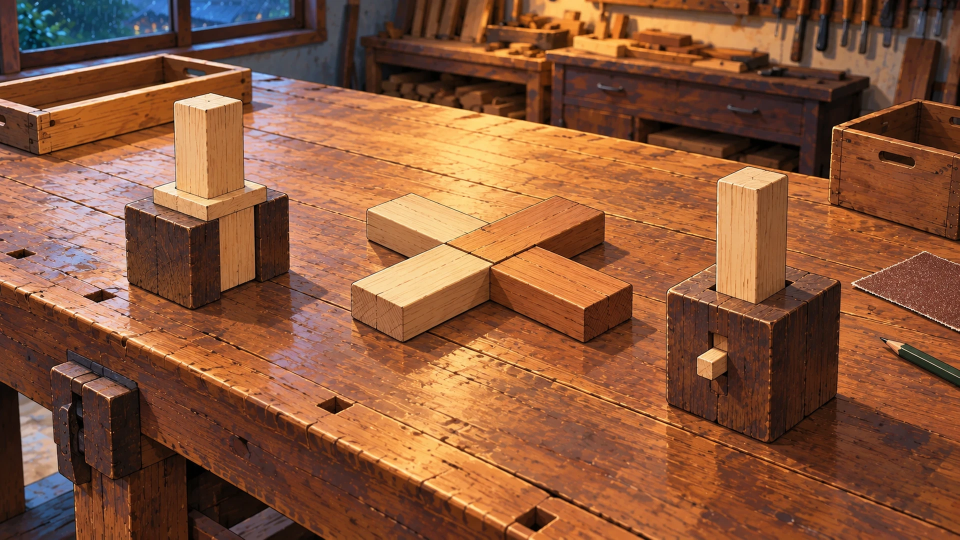
#> input picture dist/assets/campaign-2d/workbench-0.webp, 1920 x 1080 px (shown at 1/2 size); its folder holds 8 pictures in this run
$ python prepare-sample-art-0139.py
#> lines starting #> are read from the running program, lines starting #| are printed output that depends on the picture
"""Package the existing painted cels and ImageGen's two exposed lap components.

This only registers and masks artwork. It never renders a 3D sample into a scene.
"""
import json
from pathlib import Path
from PIL import Image, ImageDraw, ImageFilter, ImageEnhance

ROOT = Path(__file__).resolve().parents[1]
ART = ROOT / 'dist/assets/campaign-2d'
OUT = ART / 'sample-layers'
OUT.mkdir(exist_ok=True)
GEN = Path('C:/Users/13412/.codex/generated_images/01a1ae64-41d7-7a92-953a-3237caed8628')

def image(name):
#> called with name = 'workbench-0.webp'
    return Image.open(ART / name).convert('RGBA').resize((1920,1080),Image.Resampling.LANCZOS)

# [13 lines left out: functions matte, save, not called in this run]

near0,near1,near3=image('workbench-0.webp'),image('workbench-1.webp'),image('workbench-3.webp')
#> call 2 of image, with name = 'workbench-1.webp'
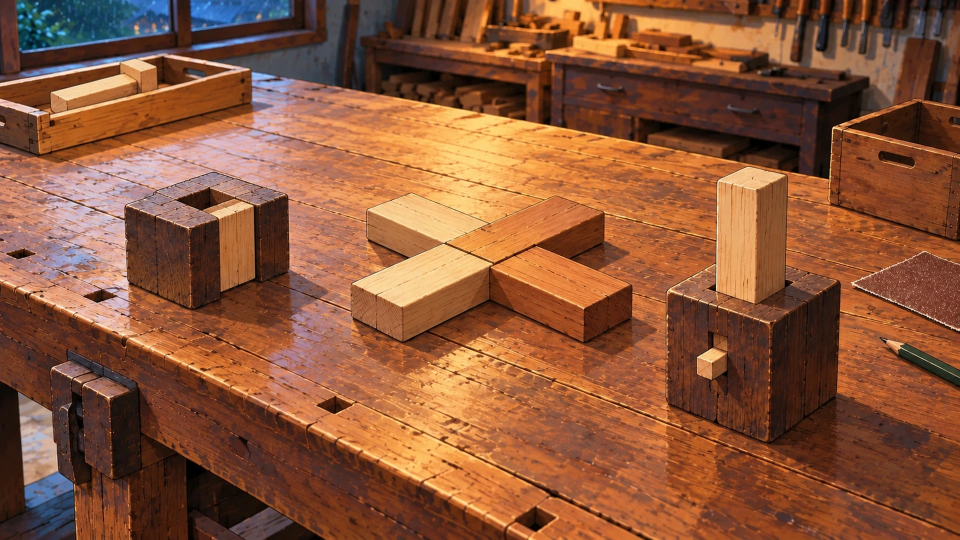
#> input picture dist/assets/campaign-2d/workbench-1.webp, 1920 x 1080 px (shown at 1/2 size)
#> call 3 of image, with name = 'workbench-3.webp'
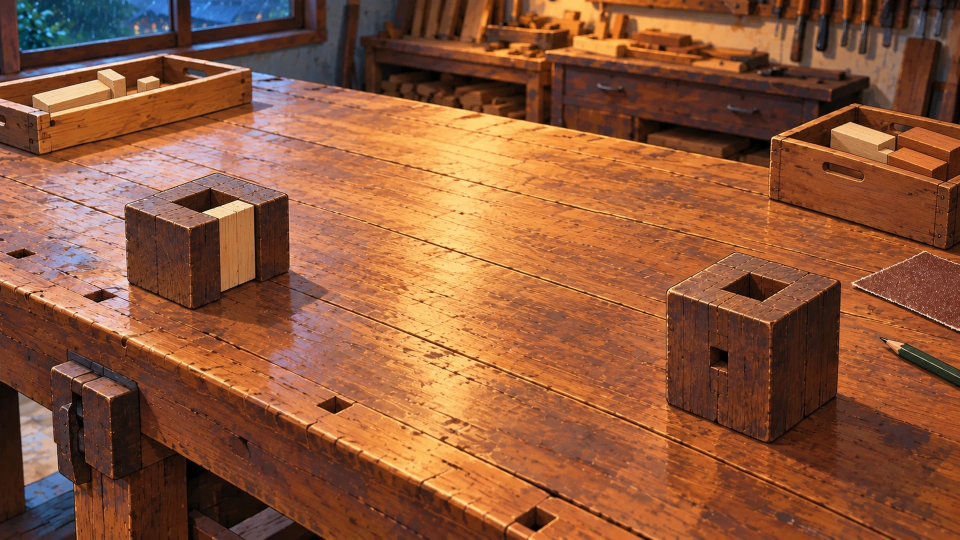
#> input picture dist/assets/campaign-2d/workbench-3.webp, 1920 x 1080 px (shown at 1/2 size)
wide0,wide3=image('room-table-night-0.webp'),image('room-table-night-3.webp')
#> call 4 of image, with name = 'room-table-night-0.webp'
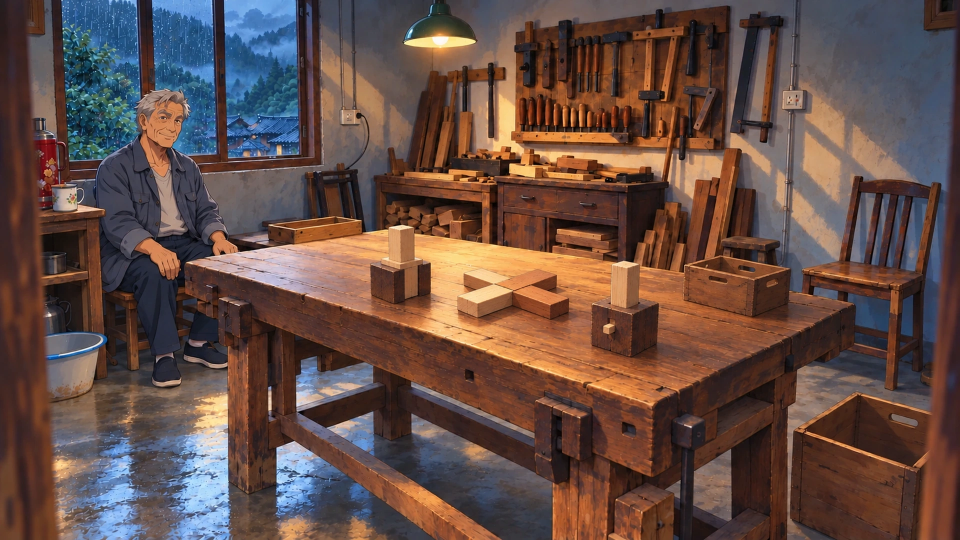
#> input picture dist/assets/campaign-2d/room-table-night-0.webp, 1920 x 1080 px (shown at 1/2 size)
#> (the run stopped early here; a loop or call above may not have finished)
